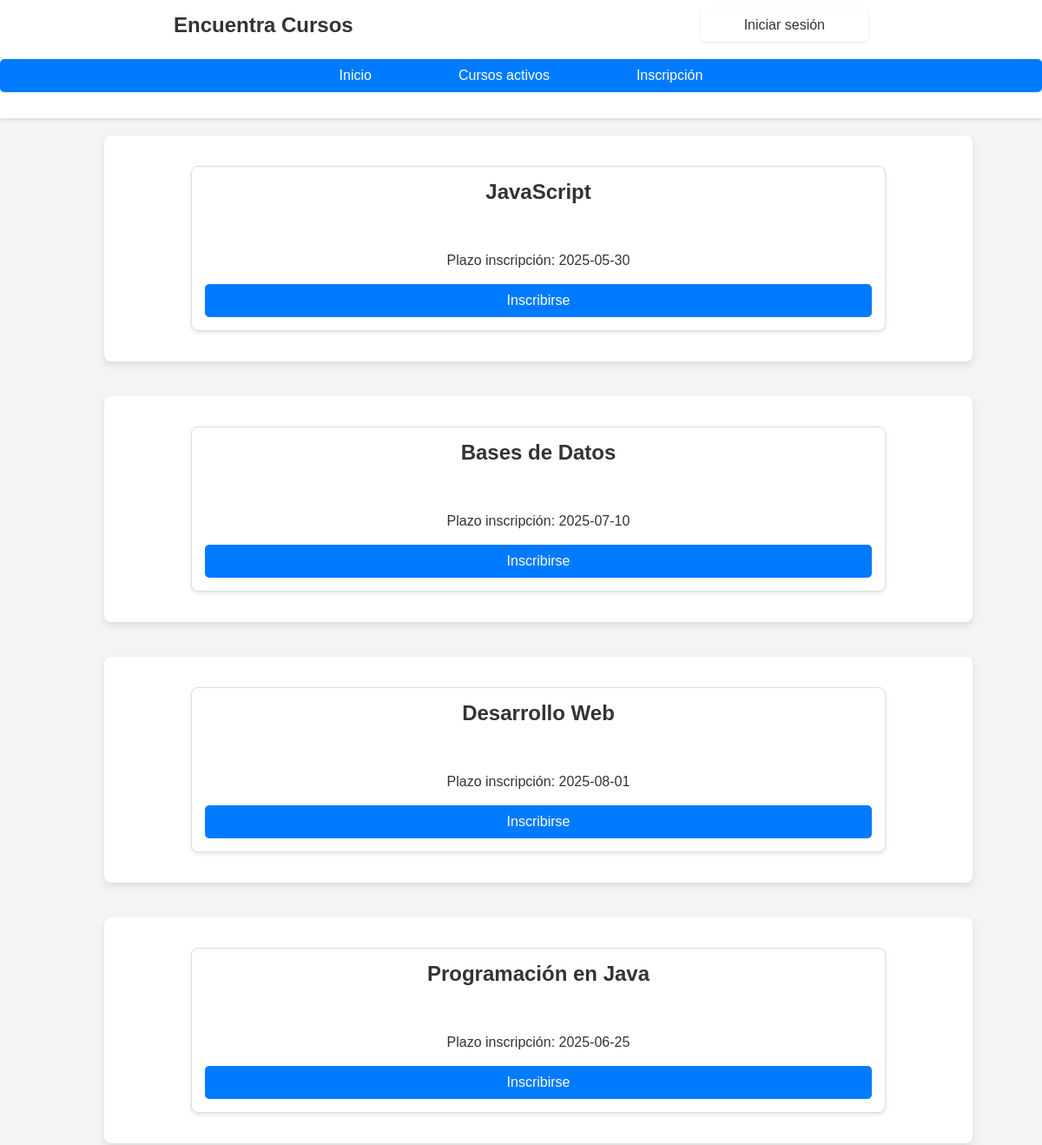
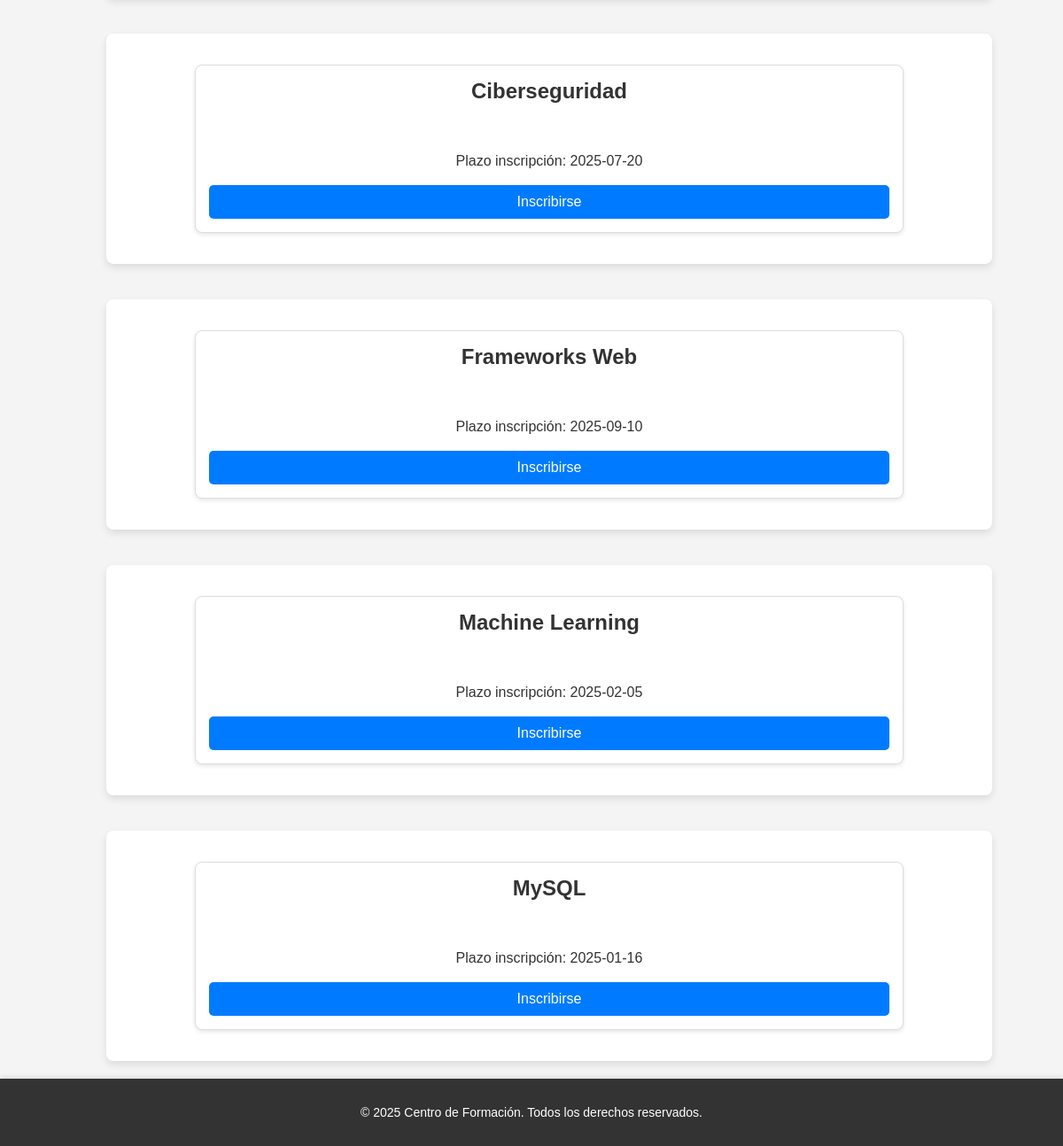
The page /cursos.php on the database its author committed (2 pictures, top to bottom).
### tables this page shows
CREATE TABLE `cursos` (
  `codigo` int NOT NULL,
  `nombre` varchar(50) DEFAULT NULL,
  `abierto` tinyint(1) DEFAULT '1',
  `numeroplazas` int DEFAULT NULL,
  `plazoinscripcion` date DEFAULT NULL
);

### cursos.php (the view, shortened to what this page needs)
<?php
include 'header.php';
include 'footer.php';
include 'conexionBd.php';
if ($_SERVER['REQUEST_METHOD'] == 'GET') {
    $html = generaHeader('formularios/logout.php', 'formularios/login.php', 'index.php', 'cursos.php', 'administrador/opcionesAdmin.php', 'css/style.css');
    $html .= $_SESSION['mensaje'];
    $html .= obtenerCursosActivos($pdo);
    $html .= '</main>'.generaFooter();
    echo $html;
}
function obtenerCursosActivos($pdo) {
    $html = '';
    $sql = "SELECT * FROM cursos WHERE abierto = 1";
    $stmt = $pdo->query($sql);
    if ($stmt->rowCount() > 0) {
        $html .= '<main>';
        while ($fila = $stmt->fetch(PDO::FETCH_ASSOC)) {
            $html .= generaDatosCurso($fila);
        }
    } else {
        $html .= "<p class='mensaje'>No hay cursos activos en este momento.</p>";
    }
    return $html;
}
function generaDatosCurso($fila){
    return "<form class='formulario' action = 'formularios/InscribirseCurso.php' method = 'get'>
    <div class = 'containerInfoCurso'>
                <input type='hidden' name='plazoInscripcion' value = '{$fila['plazoinscripcion']}'>
                <input type='hidden' name='numeroPlazas' value = '{$fila['numeroplazas']}'>
                <h2>{$fila['nombre']}</h2>
                <p>Plazo inscripción: {$fila['plazoinscripcion']}</p>
                <button type = 'submit' class = 'btnEnviar' name = 'btnEnviar' value = '{$fila['codigo']}-{$fila['nombre']}'>Inscribirse</button>
              </div></form>";
}
?>

### header.php (shortened to what this page needs)
<?php
function generaHtml($style)
{
    return '<!DOCTYPE html>
<html lang="en">
<head>
    <meta charset="UTF-8">
    <meta name="viewport" content="width=device-width, initial-scale=1.0">
    <title>Document</title>
    <link rel="stylesheet" href="'.$style.'" media="all">
</head>
<body>';
}
function generaHeader($logout, $login,  $index, $cursos, $opcionesAdministrador, $style)
{
    $html = generaHtml($style);
    $html .= '<header>
    <nav aria-label="gestiona-opciones-usuarios">
        <h1 class = "titulo">Encuentra Cursos</h1>
        <ul>';
    $html .= isset($_SESSION['id_usuario'])
        ? '<li>'.$_SESSION['nombre_usuario'].'</li><li><a href="'.$logout.'">Cerrar sesión</a></li>'
        : '<li><a href="'.$login.'">Iniciar sesión</a></li>';
    $html .= isset($_SESSION['id_usuario']) && isset($_SESSION['rol']) && $_SESSION['rol'] == 'admin'
        ? '<li><a href="'.$opcionesAdministrador.'">Panel de administración</a></li>'
        : '';
    $html .= '</ul>
    </nav>
    <nav aria-label="gestiona-paginas">
        <ul>
            <li><a href="'.$index.'">Inicio</a></li>
            <li><a href="'.$cursos.'">Cursos activos</a></li>
            <li><a href="'.$cursos.'">Inscripción</a></li>
        </ul>
    </nav>
</header>';
    return $html;
}

### footer.php
<?php
function generaFooter(){
    return '<footer>
    <p>&copy; 2025 Centro de Formación. Todos los derechos reservados.</p>
</footer>
</body>
</html>
';
}
?>

### css/style.css (style rules this page uses)
* { font-family: Arial, sans-serif; margin: 0; padding: 0; box-sizing: content-box; }
body { min-height: 100vh; width: 100%; background-color: #f4f4f4; color: #333; }
header { width: 100%; background-color: #fff; padding: 10px 0; box-shadow: 0 2px 5px rgba(0, 0, 0, 0.1); }
main { display: flex; flex:1; flex-direction: column; margin: auto; align-items: center; height: 100%; width: 80%; }
h2 { text-align: center; margin-bottom: 2em; }
footer { margin-top: auto; background-color: #333; color: #fff; text-align: center; padding: 20px 0; width: 100%; box-shadow: 0 -2px 5px rgba(0, 0, 0, 0.1); }
footer p { margin: 0; font-size: 14px; }
a { text-decoration: none; color: #333; }
.titulo { display: flex; justify-content: flex-start; margin: auto; }
nav { width: 100%; margin-bottom: 20px; }
nav ul { list-style-type: none; margin: 0; padding: 0; display: flex; justify-content: center; background-color: #f8f8f8; border-radius: 5px; box-shadow: 0 1px 3px rgba(0, 0, 0, 0.1); }
nav ul li { margin: 0 15px; padding: 10px 20px; }
nav + nav { margin-top: 20px; }
nav[aria-label="gestiona-opciones-usuarios"] ul { display: flex; justify-content: flex-end; margin: auto; text-align: center; align-items: center; background-color: #fff; }
nav[aria-label="gestiona-opciones-usuarios"] { display: flex; flex-direction: row; justify-content: flex-end; }
nav[aria-label="gestiona-paginas"] ul { display: flex; justify-content: center; background-color: #007BFF; }
nav[aria-label="gestiona-paginas"] a { color:white; }
@media (min-width: 768px) { nav ul { justify-content: flex-start; } }
@media (min-width: 768px) { nav ul li { margin: 0 30px; } }
.formulario { display: flex; flex-direction: column; align-items: center; margin: 20px auto; padding: 20px; background-color: #fff; border-radius: 8px; box-shadow: 0 4px 8px rgba(0, 0, 0, 0.1); max-width: 800px; width: 100%; }
.containerInfoCurso { display: flex; flex-direction: column; background-color: #ffffff; border: 1px solid #ddd; border-radius: 8px; margin: 15px 0; padding: 15px; box-shadow: 0 2px 5px rgba(0, 0, 0, 0.1); width: 100%; }
.containerInfoCurso p { text-align: center; font-size: 16px; margin: 8px 0; color: #333; }
.btnEnviar { display: flex; justify-content: center; background-color: #007BFF; color: #fff; font-size: 16px; padding: 10px 20px; margin-top: 10px; border: none; border-radius: 5px; cursor: pointer; transition: background-color 0.3s; }
@media (min-width: 768px) { .formulario { max-width: 1000px; } }
@media (min-width: 768px) { .containerInfoCurso { width: 80%; } }
h1 { text-align: center; color: #333; font-size: 24px; margin-bottom: 30px; }
@media (min-width: 768px) { footer { padding: 30px 0; } }

### rows shown on the page
cursos: nombre "JavaScript", plazoinscripcion "2025-05-30"
cursos: nombre "Bases de Datos", plazoinscripcion "2025-07-10"
cursos: nombre "Desarrollo Web", plazoinscripcion "2025-08-01"
cursos: nombre "Programación en Java", plazoinscripcion "2025-06-25"
cursos: nombre "Ciberseguridad", plazoinscripcion "2025-07-20"
cursos: nombre "Frameworks Web", plazoinscripcion "2025-09-10"
cursos: nombre "Machine Learning", plazoinscripcion "2025-02-05"
cursos: nombre "MySQL", plazoinscripcion "2025-01-16"
